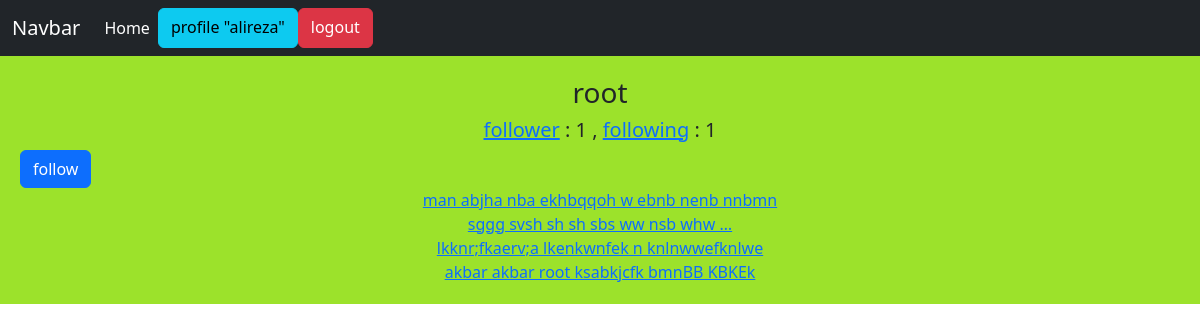
Page /account/profile/1 (signed in) on the committed database.
### home/models.py (models this page shows, shortened)
class Post(models.Model):
    user=models.ForeignKey(User,on_delete=models.CASCADE,related_name="posts")
    body=models.TextField()
    slug=models.SlugField(max_length=30)
    created=models.DateTimeField(auto_now_add=True)
    updated=models.DateTimeField(auto_now=True)
    class Meta:
        ordering=('-updated',)
    def get_absolute_url(self):
        return reverse('home:post_detail',args=[self.id,self.slug])

### account/views.py (the view)
# urls.py: path('profile/<int:user_id>', views.ProfileUserView.as_view(),name= 'profile_user'),
class ProfileUserView(LoginRequiredMixin,View):
    def get(self,request,user_id):
        is_following=False
        user=User.objects.get(pk=user_id)
        posts=user.posts.all()
        relation=Relation.objects.filter(from_user=request.user,to_user=user)
        if relation.exists():
            is_following=True
        return render(request,'account/profile.html',{'user':user,'posts':posts,'is_following':is_following})

### account/templates/account/profile.html (shortened to what this page needs)
{% extends 'base.html' %}
{% block content %}
    <h3 class="text-center">{{ user.username }}</h3>
    <h5 class="text-center"><a href="{% url 'account:follower' user.id %}">follower</a> : {{ user.following.count }} ,
        <a href="{% url 'account:following' user.id %}">following</a> : {{ user.follower.count }}</h5>
    {% if  request.user.id != user.id  and not is_following %}
        <a class="btn btn-primary" href="{% url 'account:user_follow' user.id%}"> follow</a>
        {% elif  request.user.id != user.id  and  is_following%}
        <a class="btn btn-danger" href="{% url 'account:user_unfollow' user.id%}"> unfollow</a>
    {% endif %}
    <div class="text-center">
        {% for post in posts %}
             <div class="text-center">
            <a href="{{ post.get_absolute_url }}">{{ post.body|truncatewords:8 }}</a>
             </div>
        {% endfor %}
    </div>
{% endblock %}

### templates/inc/navbar.html
<nav class="navbar navbar-expand-lg navbar-dark bg-dark">
    <div class="container-fluid">
        <a class="navbar-brand" href="#">Navbar</a>
        <div class="collapse navbar-collapse" id="navbarNavAltMarkup">
            <div class="navbar-nav"><a class="nav-link active" aria-current="page" href="{% url 'home:home' %}">Home</a>
                {% if not request.user.is_authenticated %}
                    <a class="btn btn-info" href="{% url 'account:register_user' %}">Register</a>
                    <a class="btn btn-success" href="{% url 'account:login_user' %}">Login</a>
                {% else %}
                    <a class="btn btn-info" href="{% url 'account:profile_user' request.user.id %}">profile "{{ request.user }}"</a>
                    <a class="btn btn-danger" href="{% url 'account:logout_user' %}">logout</a>
                {% endif %}
            </div>
        </div>
    </div>
</nav>

### rows in the picture
Post: body "man abjha nba ekhbqqoh w ebnb nenb nnbmn"
Post: body "sggg svsh sh sh sbs ww nsb whw …"
Post: body "lkknr;fkaerv;a lkenkwnfek n knlnwwefknlwe"
Post: body "akbar akbar root ksabkjcfk bmnBB KBKEk"

### other values in the picture
{{ request.user }} "alireza"
{{ user.username }} "root"
{{ user.following.count }} "1"
{{ user.follower.count }} "1"
